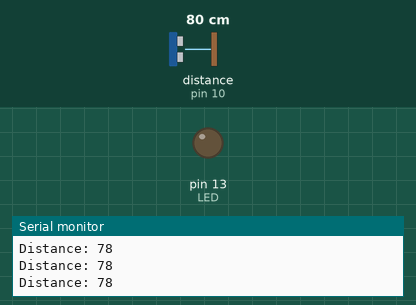
Recording of a sketch running on a simulated Arduino Uno, built with avr-gcc and run on an emulated ATmega328P. On the bench: output pins drawn as LEDs (lit = HIGH), the last lines printed to the serial monitor. Wiring (inferred from the names in the program): ultrasonic range finder: trigger pin 9; echo pin 10. Inputs (shaded band) come from the test bench; at power-on: distance to the obstacle (sensor on pin 10) 80 cm. The echo pulse lasts 58.3 µs per cm; pins used as bus, display or sensor lines are not drawn.

Above: at 1.2 s.
1.3 s: distance to the obstacle (sensor on pin 10) set to 13 cm
4.3 s: distance to the obstacle (sensor on pin 10) set to 10 cm
At 5.1 s:
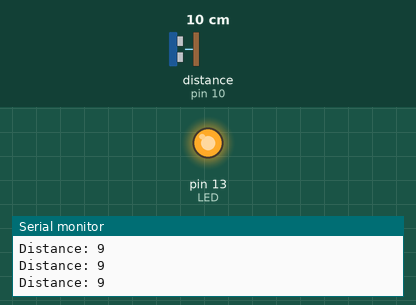
5.8 s: distance to the obstacle (sensor on pin 10) set to 18 cm
At 6.3 s:
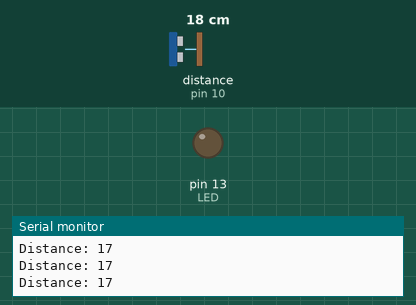
Timing chart, 0 to 8.8 s (numbered marks = the images above; inputs shaded):
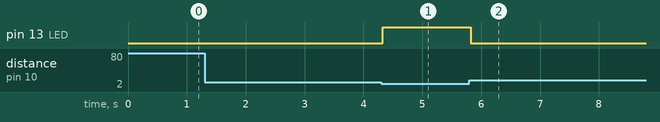

The sketch:

Ultra_Sonic_Dectetor.ino
```cpp
// defines pins numbers
const int trigPin = 9;
const int echoPin = 10;
const int LED = 13;
// defines variables
long duration;
int distance;
void setup() {
pinMode(trigPin, OUTPUT); // Sets the trigPin as an Output
pinMode(LED , OUTPUT); //Sets the LED as an Output
pinMode(echoPin, INPUT); // Sets the echoPin as an Input
Serial.begin(9600); // Starts the serial communication
}
void loop() {
;
// Clears the trigPin
digitalWrite(trigPin, LOW);
delayMicroseconds(2);
// Sets the trigPin on HIGH state for 10 micro seconds
digitalWrite(trigPin, HIGH);
delayMicroseconds(3);
digitalWrite(trigPin, LOW);
// Reads the echoPin, returns the sound wave travel time in microseconds

duration = pulseIn(echoPin, HIGH);
// Calculating the distance
distance = calculateDistance();
// Prints the distance on the Serial Monitor
Serial.print("Distance: ");
Serial.println(distance);
//Power LED if distance threshold is met
if(distance <= 10)
{
  digitalWrite(LED, HIGH);
 }
 else{
  digitalWrite(LED, LOW);
  }

}
// Function for calculating the distance measured by the Ultrasonic sensor
int calculateDistance(){

  digitalWrite(trigPin, LOW);
  delayMicroseconds(2);
  // Sets the trigPin on HIGH state for 10 micro seconds
  digitalWrite(trigPin, HIGH);
  delayMicroseconds(10);
  digitalWrite(trigPin, LOW);
  duration = pulseIn(echoPin, HIGH); // Reads the echoPin, returns the sound wave travel time in microseconds
  distance= duration * 0.034/2;
  return distance;
}
```

Measured:
- the behaviour switches between 12 and 11 cm on distance to the obstacle (sensor on pin 10) (found by bisection; images 0 and 1)
- after the input at 4.3 s, pin 13 (LED): LOW → HIGH at once
- after the input at 5.8 s, pin 13 (LED): HIGH → LOW at once
